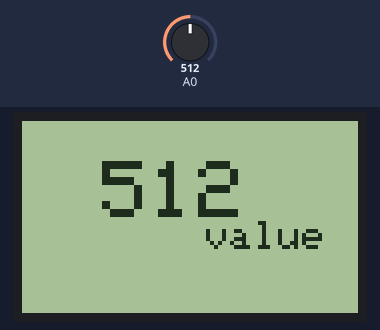
This sketch was run on a simulated Arduino Uno, built with avr-gcc and run on an emulated ATmega328P. Shown: 84×48 one-colour display. The inputs (shaded band) are chosen by the test bench; at power-on: A0 = 512.

Above: at 1.3 s.
1.4 s: A0 set to 716
At 2.6 s:
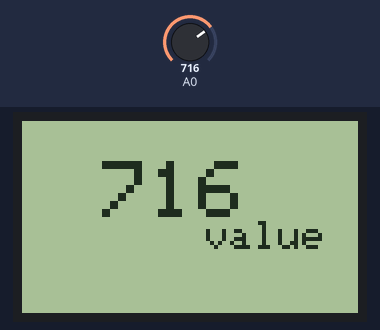
3.0 s: A0 set to 900
At 4.1 s:
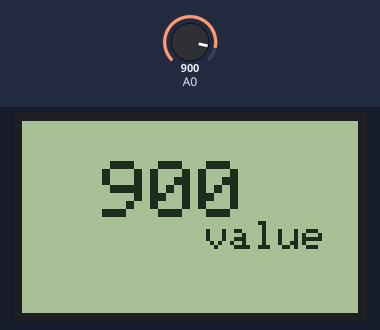
4.6 s: A0 set to 1023
At 5.6 s:
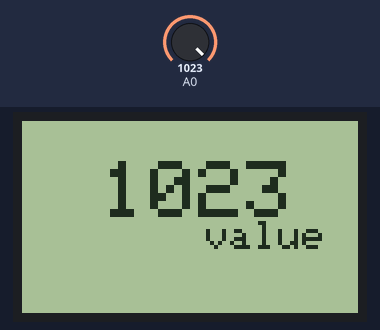
Timing chart, 0 to 7.6 s (numbered marks = the images above; inputs shaded):
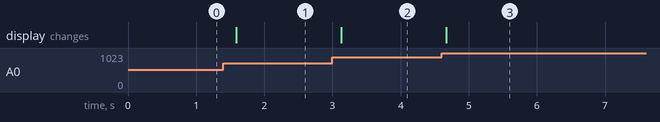

Measured:
- after the input at 1.4 s, the display: changes after 0.19 s (image 1)
- after the input at 3.0 s, the display: changes after 0.13 s (image 2)
- after the input at 4.6 s, the display: changes after 0.07 s (image 3)

The sketch:

g1e-002c.ino
```cpp
#include <SPI.h>
#include <Adafruit_GFX.h>
#include <Adafruit_PCD8544.h>

Adafruit_PCD8544 display = Adafruit_PCD8544(2, 3, 4, 5, 6);


void setup()   {

  display.begin();
  display.setContrast(50);
  display.clearDisplay();
}


void loop() {

  display.clearDisplay();

  display.setTextSize(2);
  display.setTextColor(BLACK);
  display.setCursor(20,10);
  display.println(analogRead(A0));

  display.setTextSize(1);
  display.setTextColor(BLACK);
  display.setCursor(40,25);
  display.println(" value");

  display.display();
  delay(500);
}
```
